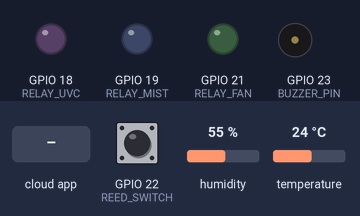
This sketch was run on a simulated ESP32. Shown: output pins drawn as LEDs (lit = HIGH), buzzer (waves = sounding, pin HIGH). The test bench sets the inputs (shaded band); at power-on: GPIO 22 (REED_SWITCH) HIGH, humidity 55 %, temperature 24 °C. WiFi joins after 1.5 s; servers stay silent unless stated; the Firebase database answers and starts empty; what the sketch prints to the serial monitor is not drawn.

Above: at 3.3 s.
3.4 s: the phone or cloud app sets command to START_UVC
At 4.4 s:
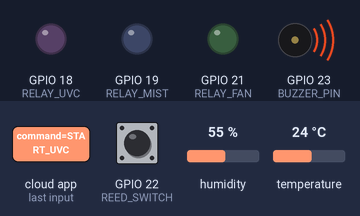
6.9 s: GPIO 22 (REED_SWITCH) pulled LOW for 1 s
At 9.1 s:
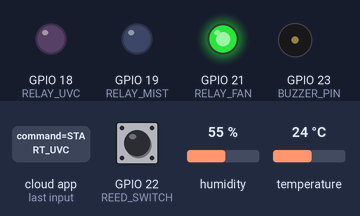
11.4 s: GPIO 22 (REED_SWITCH) pulled LOW for 0.15 s
At 11.63 s:
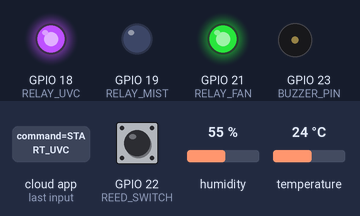
14.9 s: the phone or cloud app sets command to STOP
At 16.5 s:
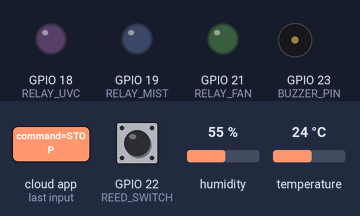
16.8 s: the phone or cloud app sets command to START_HEAVY
At 17.41 s:
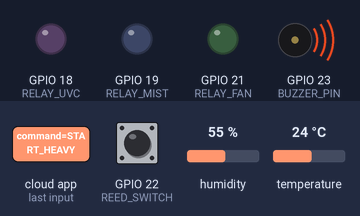
20.3 s: GPIO 22 (REED_SWITCH) pulled LOW for 3.2 s
At 23.0 s:
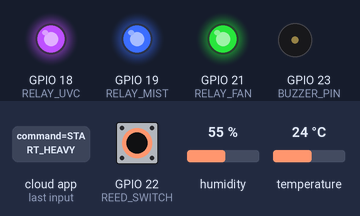
Timing chart, 0 to 26.0 s (numbered marks = the images above; inputs shaded):
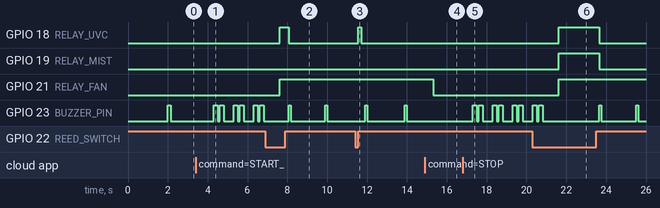

Measured:
- after the input at 3.4 s, GPIO 23 (BUZZER_PIN): LOW → HIGH after 0.91 s, then repeats every 1.0 s: LOW 0.10 s, HIGH 0.20 s, LOW 0.50 s, HIGH 0.20 s
- after the input at 6.9 s, GPIO 18 (RELAY_UVC): LOW → HIGH after 0.72 s, → LOW 0.44 s later; GPIO 21 (RELAY_FAN): LOW → HIGH after 0.72 s
- after the input at 11.4 s, GPIO 18 (RELAY_UVC): LOW → HIGH after 0.16 s, → LOW 0.16 s later
- after the input at 14.9 s, GPIO 21 (RELAY_FAN): HIGH → LOW after 0.41 s; GPIO 23 (BUZZER_PIN): stays LOW (without the input it goes to HIGH after 1.0 s)
- after the input at 16.8 s, GPIO 23 (BUZZER_PIN): LOW → HIGH after 0.51 s, then repeats every 1.0 s: LOW 0.10 s, HIGH 0.20 s, LOW 0.50 s, HIGH 0.20 s
- after the input at 20.3 s, GPIO 18 (RELAY_UVC), GPIO 19 (RELAY_MIST): LOW → HIGH after 1.3 s, → LOW 2.0 s later; GPIO 21 (RELAY_FAN): LOW → HIGH after 1.3 s

The sketch:

cabinet.ino
```cpp
#include <WiFi.h>
#include <Firebase_ESP_Client.h>
#include <DHT.h>

// Firebase Addons
#include "addons/TokenHelper.h"
#include "addons/RTDBHelper.h"

// ==========================================
// WIFI & FIREBASE CONFIGURATION (Wokwi & App)
// ==========================================
#define WIFI_SSID "Wokwi-GUEST"
#define WIFI_PASSWORD ""

#define API_KEY "AIzaSyCEFsgDZh_FNc1BEoRw6bPfXdfx5sTwWd8"
#define DATABASE_URL "https://sterstep-cfeed-default-rtdb.firebaseio.com/"
#define DATABASE_SECRET "krvZo8Lp9460s5p9parhlRVFAecENffjzd8rl0zp" // Firebase Database Secret
#define SYSTEM_ID "steristep_001" // Unique Device ID

// ==========================================
// PIN DEFINITIONS (Wokwi ESP32 Safe Pins)
// ==========================================
#define DHT_PIN 4          // Digital (DHT22 Temp & Humidity)
#define DHT_TYPE DHT22

#define RELAY_UVC 18       // Digital Output (Relay UVC / Purple LED)
#define RELAY_MIST 19      // Digital Output (Relay H2O2 Mist / Blue LED)
#define RELAY_FAN 21       // Digital Output (Relay Fan / Green LED)
#define REED_SWITCH 22     // Digital Input (Door Switch: 0 = Closed, 1 = Open, INPUT_PULLUP)
#define BUZZER_PIN 23      // Digital Output (Piezo Buzzer)

// Simulation Demo Mode: Set to true if you want 15-20 second fast cycles during Wokwi testing
#define SIMULATION_FAST_MODE false

// Relay logic level (Active-HIGH)
#define RELAY_ACTIVE_HIGH true
#define RELAY_ON  (RELAY_ACTIVE_HIGH ? HIGH : LOW)
#define RELAY_OFF (RELAY_ACTIVE_HIGH ? LOW : HIGH)

// ==========================================
// HARDWARE OBJECTS & TIMERS
// ==========================================
DHT dht(DHT_PIN, DHT_TYPE);
FirebaseData fbDataCommand;
FirebaseData fbDataUpdate;
FirebaseAuth auth;
FirebaseConfig config;

// State variables
String cabinetStatus = "Idle";
bool isSterilizing = false;
bool isPausedForDoor = false;
unsigned long sterilizationStartTime = 0;
unsigned long elapsedActiveTime = 0;
unsigned long totalCycleDuration = SIMULATION_FAST_MODE ? 15000 : 900000; // 15 mins default
int sterilizationProgress = 0;

unsigned long lastFirebaseUpdate = 0;
unsigned long lastCommandCheck = 0;
unsigned long lastLoopTimestamp = 0;
unsigned long lastDoorBeepTime = 0;

const String basePath = String("/devices/") + SYSTEM_ID + "/cabinet";

// Helper functions for actuators
void setAllRelaysOff() {
  digitalWrite(RELAY_UVC, RELAY_OFF);
  digitalWrite(RELAY_MIST, RELAY_OFF);
  digitalWrite(RELAY_FAN, RELAY_OFF);
}

void beepBuzzer(int count, int onTimeMs, int offTimeMs) {
  for (int i = 0; i < count; i++) {
    digitalWrite(BUZZER_PIN, HIGH);
    delay(onTimeMs);
    digitalWrite(BUZZER_PIN, LOW);
    if (i < count - 1) delay(offTimeMs);
  }
}

void setup() {
  Serial.begin(115200);
  delay(500);
  Serial.println("\n--- SteriStep Cabinet (Wokwi Simulation) Initializing ---");

  // Actuator pin modes
  pinMode(RELAY_UVC, OUTPUT);
  pinMode(RELAY_MIST, OUTPUT);
  pinMode(RELAY_FAN, OUTPUT);
  pinMode(BUZZER_PIN, OUTPUT);
  digitalWrite(BUZZER_PIN, LOW);
  setAllRelaysOff();

  // Door Reed Switch with internal pullup
  pinMode(REED_SWITCH, INPUT_PULLUP);

  // Initialize DHT22
  dht.begin();
  Serial.println("DHT22 Sensor initialized.");

  // Connect to WiFi (Wokwi-GUEST)
  WiFi.begin(WIFI_SSID, WIFI_PASSWORD);
  Serial.print("Connecting to Wokwi WiFi");
  while (WiFi.status() != WL_CONNECTED) {
    delay(500);
    Serial.print(".");
  }
  Serial.println("\nWiFi connected! IP: " + WiFi.localIP().toString());

  // Initialize Firebase RTDB using Database Secret (Legacy Token)
  // This bypasses ADMIN_ONLY_OPERATION and grants full Admin read/write permissions directly!
  config.api_key = API_KEY;
  config.database_url = DATABASE_URL;
  config.signer.tokens.legacy_token = DATABASE_SECRET;

  Firebase.begin(&config, &auth);
  Firebase.reconnectWiFi(true);

  fbDataCommand.setResponseSize(1024);
  fbDataUpdate.setResponseSize(1024);

  lastLoopTimestamp = millis();

  // Power on boot chirp
  beepBuzzer(1, 150, 0);

  Serial.println("Firebase initialized with Database Secret. Connecting...");
  Serial.println("Cabinet setup completed successfully.");
}

void loop() {
  unsigned long currentMillis = millis();
  unsigned long loopDelta = currentMillis - lastLoopTimestamp;
  lastLoopTimestamp = currentMillis;

  // 1. Read Door Reed Switch (0 = Closed, 1 = Open)
  int doorStatus = digitalRead(REED_SWITCH);
  bool isDoorOpen = (doorStatus == 1);

  // 2. Non-blocking App Command Checker (Every 1000ms)
  if (currentMillis - lastCommandCheck >= 1000) {
    lastCommandCheck = currentMillis;

    if (WiFi.status() == WL_CONNECTED && Firebase.ready()) {
      if (Firebase.RTDB.getString(&fbDataCommand, basePath + "/command")) {
        String cmd = fbDataCommand.stringData();
        cmd.trim();

        if (cmd == "START_UVC" && !isSterilizing) {
          if (isDoorOpen) {
            Serial.println("Cabinet: Cannot start UVC - Door is OPEN!");
            beepBuzzer(2, 200, 100);
          } else {
            Serial.println("Cabinet: Starting UVC Cycle (15 mins)...");
            isSterilizing = true;
            isPausedForDoor = false;
            cabinetStatus = "UVC Sterilization in process";
            totalCycleDuration = SIMULATION_FAST_MODE ? 15000 : 900000; // 15 mins
            elapsedActiveTime = 0;
            sterilizationProgress = 0;
            sterilizationStartTime = currentMillis;
            Firebase.RTDB.setString(&fbDataCommand, basePath + "/command", "IDLE");
            pushCabinetTelemetry(doorStatus);
          }
        }
        else if (cmd == "START_HEAVY" && !isSterilizing) {
          if (isDoorOpen) {
            Serial.println("Cabinet: Cannot start Heavy Cycle - Door is OPEN!");
            beepBuzzer(2, 200, 100);
          } else {
            Serial.println("Cabinet: Starting Heavy Cycle UVC + H2O2 (20 mins)...");
            isSterilizing = true;
            isPausedForDoor = false;
            cabinetStatus = "Sterilization in process";
            totalCycleDuration = SIMULATION_FAST_MODE ? 20000 : 1200000; // 20 mins
            elapsedActiveTime = 0;
            sterilizationProgress = 0;
            sterilizationStartTime = currentMillis;
            Firebase.RTDB.setString(&fbDataCommand, basePath + "/command", "IDLE");
            pushCabinetTelemetry(doorStatus);
          }
        }
        else if (cmd == "STOP" || cmd == "CANCEL") {
          Serial.println("Cabinet: Sterilization CANCELLED by user.");
          isSterilizing = false;
          isPausedForDoor = false;
          cabinetStatus = "Idle";
          sterilizationProgress = 0;
          setAllRelaysOff();
          Firebase.RTDB.setString(&fbDataCommand, basePath + "/command", "IDLE");
          pushCabinetTelemetry(doorStatus);
        }
      }
    }
  }

  // 3. Sterilization Cycle & Safety Interlock Logic
  if (isSterilizing) {
    // CRITICAL SAFETY INTERLOCK: If door is opened, shut off UVC and Mist immediately!
    if (isDoorOpen) {
      if (!isPausedForDoor) {
        Serial.println("WARNING: Cabinet door OPENED during sterilization! Safety auto-shutoff activated.");
        isPausedForDoor = true;
        pushCabinetTelemetry(doorStatus);
      }

      // Turn OFF UVC and Mist immediately for human safety!
      digitalWrite(RELAY_UVC, RELAY_OFF);
      digitalWrite(RELAY_MIST, RELAY_OFF);
      // Run FAN to extract any mist/ozone
      digitalWrite(RELAY_FAN, RELAY_ON);

      // Warning beep every 2 seconds
      if (currentMillis - lastDoorBeepTime >= 2000) {
        lastDoorBeepTime = currentMillis;
        digitalWrite(BUZZER_PIN, HIGH);
        delay(100);
        digitalWrite(BUZZER_PIN, LOW);
      }
      // Do not increment elapsedActiveTime while door is open (paused)
    }
    else {
      // Door is safely closed
      if (isPausedForDoor) {
        Serial.println("Cabinet door closed. Resuming sterilization cycle.");
        isPausedForDoor = false;
        pushCabinetTelemetry(doorStatus);
      }

      // Increment active time
      elapsedActiveTime += loopDelta;

      // Calculate progress percentage (0 - 100%)
      sterilizationProgress = (elapsedActiveTime * 100) / totalCycleDuration;
      if (sterilizationProgress > 100) sterilizationProgress = 100;

      // Actuator control based on cycle type
      if (cabinetStatus == "Sterilization in process") {
        // Heavy Cycle: H2O2 Mist + UVC + Fan together
        digitalWrite(RELAY_UVC, RELAY_ON);
        digitalWrite(RELAY_MIST, RELAY_ON);
        digitalWrite(RELAY_FAN, RELAY_ON);
      } else {
        // Standard Cycle: UVC only + Fan
        digitalWrite(RELAY_UVC, RELAY_ON);
        digitalWrite(RELAY_MIST, RELAY_OFF);
        digitalWrite(RELAY_FAN, RELAY_ON);
      }

      // Check if cycle duration reached
      if (elapsedActiveTime >= totalCycleDuration) {
        Serial.println("Cabinet: Sterilization cycle SUCCESS! Cleaning process is done.");
        isSterilizing = false;
        cabinetStatus = "Cleaning process is done"; // Exact string expected by Flutter app
        sterilizationProgress = 100;

        // Turn off all active relays
        setAllRelaysOff();

        // Push completion immediately to Firebase
        pushCabinetTelemetry(doorStatus);

        // 3 celebration beeps for completion
        beepBuzzer(3, 200, 150);
      }
    }
  } else {
    // When idle and door is open, ensure relays stay OFF
    if (cabinetStatus == "Cleaning process is done" && isDoorOpen) {
      cabinetStatus = "Idle";
      sterilizationProgress = 0;
      pushCabinetTelemetry(doorStatus);
    }
  }

  // 4. Periodic Firebase Telemetry Update
  // Update every 2000ms during sterilization (for smooth progress bar), 3500ms when idle
  unsigned long updateInterval = isSterilizing ? 2000 : 3500;
  if (currentMillis - lastFirebaseUpdate >= updateInterval) {
    lastFirebaseUpdate = currentMillis;
    pushCabinetTelemetry(doorStatus);
  }
}

void pushCabinetTelemetry(int doorStatus) {
  if (WiFi.status() != WL_CONNECTED || !Firebase.ready()) {
    return;
  }

  // Read DHT22
  float t = dht.readTemperature();
  float h = dht.readHumidity();
  if (isnan(t)) t = 0.0;
  if (isnan(h)) h = 0.0;

  // Single atomic FirebaseJson update
  FirebaseJson json;
  json.set("temperatureC", t);
  json.set("humidityPct", h);
  json.set("cabinetStatus", cabinetStatus);
  json.set("progress", sterilizationProgress);
  json.set("doorOpen", doorStatus);
  json.set("uptime", (int)(millis() / 1000));

  if (Firebase.RTDB.updateNode(&fbDataUpdate, basePath, &json)) {
    Serial.println("Cabinet: Firebase update SUCCESS (Status: " + cabinetStatus +
                   ", Progress: " + String(sterilizationProgress) + "%" +
                   ", Door: " + String(doorStatus == 1 ? "OPEN" : "CLOSED") +
                   ", Temp: " + String(t, 1) + "C, Hum: " + String(h, 0) + "%)");
  } else {
    Serial.println("Cabinet: Firebase update FAILED -> " + fbDataUpdate.errorReason());
  }
}
```
